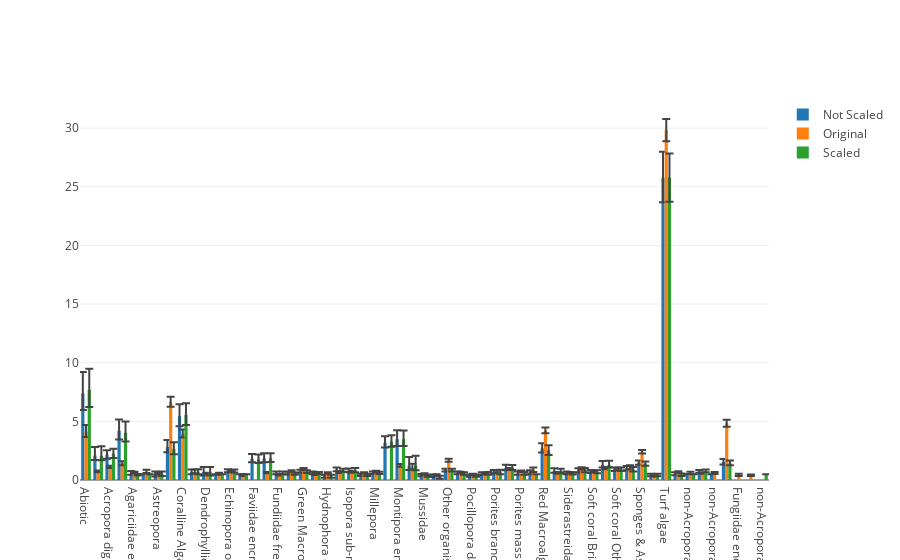

Here is the notebook cell this chart was saved with:
### Code cell
results=results.append(results2, ignore_index=True)

##plot combined results
import plotly.plotly as py
import plotly.offline as pyo
import plotly.tools as tls
from plotly.offline import download_plotlyjs, init_notebook_mode, plot, iplot
init_notebook_mode(connected=True)
import matplotlib.pyplot as plt
import plotly.graph_objs as go


data=[]
for i in list(set(results['Experiment'])):
    df=results.loc[results['Experiment'] == i]
    trace=go.Bar(
        x=df['label'],
        y=df['mean'],
        name=str(i),
        error_y=dict(
                type='data',
                symmetric=False,
                array=df['cimax'],
                arrayminus=df['cilow']))
    data.append(trace)

layout = go.Layout(
    barmode='group'
)

fig = go.Figure(data=data, layout=layout)
pyo.iplot(fig, filename='error-bar-bar')

### Figure 1 — Plotly figure (JSON) as saved in the notebook; plotly's stock layout.template omitted (floating-point values rounded to 4 significant figures)
{"data": [{"error_y": {"array": [1.834, 0.7333, 0.3815, 0.9393, 0.197, 0, 0.1923, 0.6012, 1.026, 0.2045, 0.4444, 0, 0.1379, 0, 0.3941, 0.4353, 0.1071, 0.12, 0.1659, 0.1429, 0.1053, 0.18, 0.1837, 0.05263, 0.1164, 0.5405, 0.768, 0.7404, 0.09574, 0.075, 0.1122, 0.14, 0.09804, 0.1298, 0.1786, 0.2861, 0.1562, 0.2083, 0.4381, 0.2164, 0.1316, 0.2151, 0.1396, 0.3329, 0.1667, 0.2123, 0.1906, 0.1, 2.214, 0.1316, 0, 0.1471, 0, 0.275], "arrayminus": [1.41, 0.3742, 0.3443, 0.7503, 0.1212, 0, 0.2308, 0.4404, 0.8542, 0.1818, 0.2778, 0, 0.1214, 0, 0.2951, 0.3235, 0.1071, 0.12, 0.09334, 0.07143, 0.1579, 0.1319, 0.1429, 0.1316, 0.1027, 0.4077, 0.5825, 0.375, 0.09574, 0.15, 0.1122, 0.1, 0.09804, 0.1014, 0.1429, 0.1946, 0.1328, 0.125, 0.3555, 0.1567, 0.1031, 0.1613, 0.1053, 0.2116, 0.1379, 0.1575, 0.1776, 0.1125, 2.097, 0.1184, 0, 0.09804, 0, 0.1988], "symmetric": false, "type": "data"}, "name": "Not Scaled", "type": "bar", "uid": "8637c982-d351-11e8-9b2a-784f43519c00", "x": ["Abiotic", "Acropora branching & bottlebrush", "Acropora digitate", "Acropora tabulate & corymbose", "Agariciidae encrusting & submassive", "Agariciidae foliose", "Astreopora", "Brown Macroalgae", "Coralline Algae", "Dendrophyllidae foliose", "Dendrophyllidae massive & encrusting", "Echinopora branching", "Echinopora other", "Euphyllidae", "Faviidae encrusting", "Faviidae encrusting, massive & sub-massive", "Fundiidae free-living", "Goniopora & Alveopora", "Green Macroalgae", "Hydnophora branching & Paraclavarina", "Hydnophora other", "Isopora encrusting", "Isopora sub-massive", "Merulina & Scaphophyllia", "Millepora", "Montipora encrusting", "Montipora encrusting, massive & sub-massive", "Montipora foliose", "Mussidae", "Oculinidae", "Other organisms", "Pectiniidae", "Pocillopora damicornis", "Pocillopora other", "Porites branching", "Porites encrusting & sub-massive", "Porites massive", "Porites rus", "Red Macroalgae", "Seriatopora", "Siderastreidae", "Soft coral Alcyoniidae", "Soft coral Briareidae & Rhytisma", "Soft coral Neptheidae", "Soft coral Other", "Soft coral Xeniidae", "Sponges & Ascidians", "Stylophora", "Turf algae", "Zoanthids", "non-Acropora coral branching & foliose", "non-Acropora coral encrusting", "non-Acropora coral massive & sub-massive", "other Macroalgae"], "y": [7.383, 2.08, 2.156, 4.212, 0.5758, 0.5, 0.5385, 2.813, 5.439, 0.6818, 0.6667, 0.5, 0.7766, 0.5, 1.819, 1.842, 0.6071, 0.58, 0.7137, 0.5714, 0.3421, 0.8825, 0.7959, 0.4737, 0.6096, 3.186, 3.481, 1.231, 0.4149, 0.4, 0.8367, 0.58, 0.3725, 0.5296, 0.6786, 1.019, 0.5781, 0.625, 2.693, 0.7761, 0.5942, 0.7903, 0.7025, 1.284, 0.908, 0.9863, 1.479, 0.4375, 25.77, 0.5263, 0.5, 0.7157, 0.5, 1.525]}, {"error_y": {"array": [0.5702, 0.07626, 0.1103, 0.1848, 0.06432, 0.1542, 0.07463, 0.4404, 0.3707, 0.2342, 0.07499, 0.0989, 0.06156, 0.04785, 0.05569, 0.06566, 0.09364, 0.06873, 0.1096, 0.08659, 0.0583, 0.07225, 0.07961, 0.04752, 0.06459, 0.1318, 0.3261, 0.04988, 0.07002, 0.1427, 0.05738, 0.05477, 0.05955, 0.1127, 0.08491, 0.07132, 0.2247, 0.2598, 0.04487, 0.08578, 0.07071, 0.1165, 0.07425, 0.08138, 0.1098, 0.1978, 0.1543, 0.0442, 0.9634, 0.06577, 0.1434, 0.04678, 0.1214, 0.3091], "arrayminus": [0.4488, 0.06704, 0.09755, 0.1492, 0.05408, 0.109, 0.06842, 0.4097, 0.316, 0.0847, 0.05002, 0.07276, 0.05426, 0.09502, 0.05152, 0.05625, 0.105, 0.06157, 0.08663, 0.06943, 0.0503, 0.06118, 0.06617, 0.04577, 0.05465, 0.1102, 0.1777, 0.0442, 0.05149, 0.1206, 0.04697, 0.04984, 0.05356, 0.08056, 0.07561, 0.06311, 0.1524, 0.2368, 0.08974, 0.06237, 0.05229, 0.09755, 0.06103, 0.07324, 0.08374, 0.134, 0.1403, 0.03959, 0.9354, 0.05555, 0.04895, 0.04209, 0.06109, 0.286], "symmetric": false, "type": "data"}, "name": "Original", "type": "bar", "uid": "8637cb30-d351-11e8-8724-784f43519c00", "x": ["Abiotic", "Acropora branching & bottlebrush", "Acropora digitate", "Acropora tabulate & corymbose", "Agariciidae encrusting & submassive", "Agariciidae foliose", "Astreopora", "Brown Macroalgae", "Coralline Algae", "Dendrophyllidae foliose", "Dendrophyllidae massive & encrusting", "Echinopora branching", "Echinopora other", "Euphyllidae", "Faviidae encrusting, massive & sub-massive", "Fundiidae free-living", "Fungiidae encrusting & foliose", "Goniopora & Alveopora", "Green Macroalgae", "Hydnophora branching & Paraclavarina", "Hydnophora other", "Isopora encrusting", "Isopora sub-massive", "Merulina & Scaphophyllia", "Millepora", "Montipora encrusting, massive & sub-massive", "Montipora foliose", "Mussidae", "Oculinidae", "Other organisms", "Pectiniidae", "Pocillopora damicornis", "Pocillopora other", "Porites branching", "Porites encrusting & sub-massive", "Porites massive", "Porites rus", "Red Macroalgae", "Seagrass", "Seriatopora", "Siderastreidae", "Soft coral Alcyoniidae", "Soft coral Briareidae & Rhytisma", "Soft coral Neptheidae", "Soft coral Other", "Soft coral Xeniidae", "Sponges & Ascidians", "Stylophora", "Turf algae", "Zoanthids", "non-Acropora coral branching & foliose", "non-Acropora coral encrusting", "non-Acropora coral massive & sub-massive", "other Macroalgae"], "y": [4.121, 0.7276, 1.112, 1.416, 0.6412, 0.7156, 0.5343, 6.659, 3.93, 0.6699, 0.5339, 0.5296, 0.7117, 0.4418, 0.632, 0.4459, 0.4401, 0.7688, 0.9227, 0.5006, 0.597, 0.6681, 0.684, 0.6109, 0.7328, 1.243, 1.063, 0.5192, 0.4236, 1.667, 0.6506, 0.47, 0.5507, 0.7052, 0.9477, 0.7387, 0.8388, 4.213, 0.4245, 0.5943, 0.6164, 0.9802, 0.7524, 0.9954, 0.9242, 1.052, 2.395, 0.3455, 29.82, 0.6822, 0.5548, 0.5826, 0.5679, 4.831]}, {"error_y": {"array": [1.806, 0.7968, 0.4223, 0.9436, 0.04412, 0, 0.2, 0.5951, 1.001, 0.225, 0.4444, 0, 0.1389, 0, 0.408, 0.4348, 0.1071, 0.1042, 0.1289, 0.125, 0.1, 0.156, 0.2174, 0.05263, 0.1042, 0.548, 0.7299, 0.8265, 0.07778, 0.1, 0.1224, 0.1087, 0.09615, 0.1418, 0.2083, 0.253, 0.1194, 0, 0.4571, 0.2, 0.0875, 0.2128, 0.145, 0.3352, 0.1686, 0.2286, 0.1868, 0.1053, 2.057, 0.09091, 0, 0, 0.1339, 0.24], "arrayminus": [1.459, 0.3915, 0.3524, 0.7503, 0.08824, 0, 0.2, 0.4308, 0.8681, 0.2, 0.2778, 0, 0.1204, 0, 0.3046, 0.3113, 0.1071, 0.1042, 0.1019, 0.0625, 0.15, 0.1154, 0.163, 0.1316, 0.09722, 0.433, 0.5876, 0.4082, 0.1, 0.1667, 0.1224, 0.08696, 0.09615, 0.1051, 0.1667, 0.1802, 0.1119, 0, 0.3701, 0.1571, 0.08953, 0.1543, 0.1162, 0.2143, 0.1337, 0.1571, 0.1823, 0.1184, 2.063, 0.1212, 0, 0, 0.09821, 0.1745], "symmetric": false, "type": "data"}, "name": "Scaled", "type": "bar", "uid": "8637cc0c-d351-11e8-9178-784f43519c00", "x": ["Abiotic", "Acropora branching & bottlebrush", "Acropora digitate", "Acropora tabulate & corymbose", "Agariciidae encrusting & submassive", "Agariciidae foliose", "Astreopora", "Brown Macroalgae", "Coralline Algae", "Dendrophyllidae foliose", "Dendrophyllidae massive & encrusting", "Echinopora branching", "Echinopora other", "Euphyllidae", "Faviidae encrusting", "Faviidae encrusting, massive & sub-massive", "Fundiidae free-living", "Goniopora & Alveopora", "Green Macroalgae", "Hydnophora branching & Paraclavarina", "Hydnophora other", "Isopora encrusting", "Isopora sub-massive", "Merulina & Scaphophyllia", "Millepora", "Montipora encrusting", "Montipora encrusting, massive & sub-massive", "Montipora foliose", "Mussidae", "Oculinidae", "Other organisms", "Pectiniidae", "Pocillopora damicornis", "Pocillopora other", "Porites branching", "Porites encrusting & sub-massive", "Porites massive", "Porites rus", "Red Macroalgae", "Seriatopora", "Siderastreidae", "Soft coral Alcyoniidae", "Soft coral Briareidae & Rhytisma", "Soft coral Neptheidae", "Soft coral Other", "Soft coral Xeniidae", "Sponges & Ascidians", "Stylophora", "Turf algae", "Zoanthids", "non-Acropora coral ", "non-Acropora coral branching & foliose", "non-Acropora coral encrusting", "other Macroalgae"], "y": [7.68, 2.071, 2.235, 4.035, 0.4706, 0.5, 0.5333, 2.633, 5.551, 0.7, 0.6667, 0.5, 0.76, 0.5, 1.76, 1.842, 0.6071, 0.5417, 0.7045, 0.5625, 0.35, 0.8114, 0.8152, 0.4737, 0.6042, 3.273, 3.481, 1.245, 0.3667, 0.2667, 0.8418, 0.5435, 0.3654, 0.5454, 0.6667, 1.031, 0.5597, 0.5, 2.512, 0.7643, 0.5645, 0.8085, 0.6835, 1.303, 0.8953, 0.8714, 1.389, 0.4342, 25.79, 0.4545, 0.5, 0.5, 0.7589, 1.422]}], "layout": {"barmode": "group"}}
